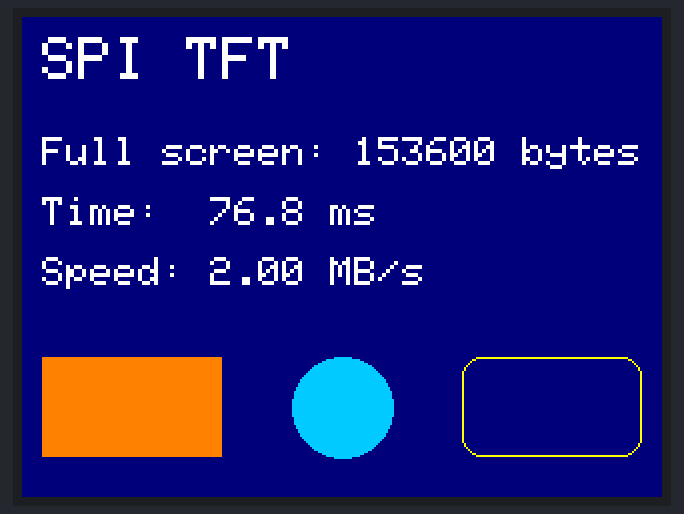
A program run on a simulated ESP32. Shown: 320×240 colour display. What the program prints to the serial monitor is not drawn.

Above: at 0.3 s.
At 3.4 s:
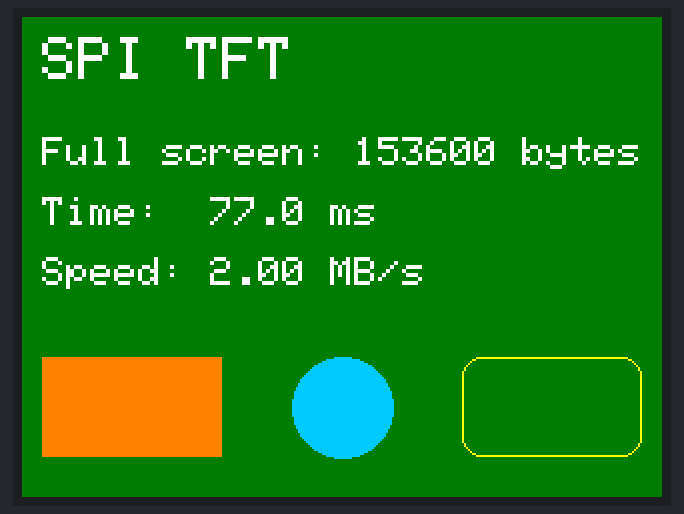
At 6.4 s:
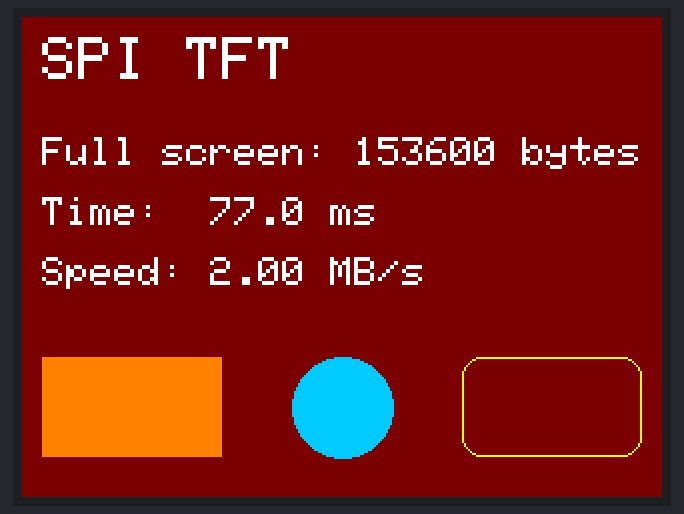
At 9.4 s:
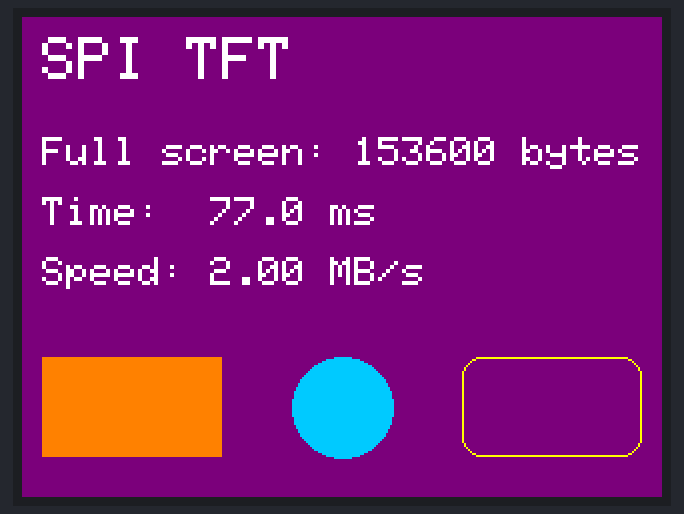
At 12.4 s:
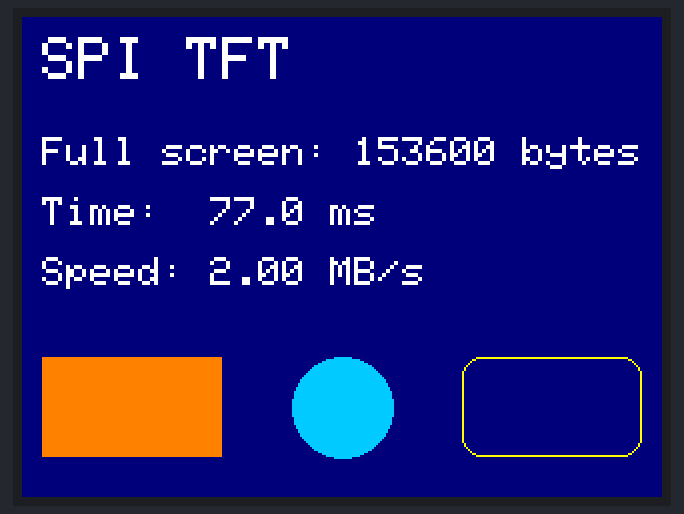

Measured:
- by itself, everything shown: repeats every 12.0 s, in 8 steps
- what the display in image 0 shows lasts 3.0 s, from 0.2 s to 3.2 s
- what the display in image 1 shows lasts 2.9 s, from 3.3 s to 6.2 s

The program:

main.cpp
```cpp
#include <Arduino.h>
#include <SPI.h>
#include <Adafruit_GFX.h>
#include <Adafruit_ILI9341.h>

// SPI data lines use the ESP32 default (VSPI) pins:
// MOSI = GPIO 23, MISO = GPIO 19, SCK = GPIO 18
constexpr uint8_t tftCsPin = 5;   // chip select: LOW = "I'm talking to you"
constexpr uint8_t tftDcPin = 16;  // data/command: tells the display what the bytes mean
constexpr uint8_t tftRstPin = 17; // reset

constexpr uint32_t spiFrequency = 40000000; // 40 MHz
constexpr uint32_t updateInterval = 3000;   // new colour every 3 s

// 320 x 240 pixels, 2 bytes (16 bit colour) per pixel
constexpr uint32_t screenBytes = 320UL * 240UL * 2UL;

// Create the display object. Without pin numbers for MOSI/SCK
// the library uses the hardware SPI on the default pins.
Adafruit_ILI9341 tft(tftCsPin, tftDcPin, tftRstPin);

// background colours in RGB565 format (5 bit red, 6 bit green, 5 bit blue)
constexpr uint8_t colorCount = 4;
const uint16_t colors[colorCount] = {ILI9341_NAVY, ILI9341_DARKGREEN, ILI9341_MAROON, ILI9341_PURPLE};

uint8_t colorIndex = 0;
uint32_t lastUpdateTime = 0;

// Fill the whole screen and measure how long the transfer takes.
void drawSpeedTest()
{
  // micros(): like millis(), but in microseconds – needed for short durations
  uint32_t start = micros();
  tft.fillScreen(colors[colorIndex]);
  uint32_t duration = micros() - start;

  // bytes per microsecond = megabytes per second
  float speed = (float)screenBytes / duration;

  // there is no buffer: every call is sent to the display immediately
  tft.setTextColor(ILI9341_WHITE);
  tft.setTextSize(3);
  tft.setCursor(10, 10);
  tft.println("SPI TFT");

  tft.setTextSize(2);
  tft.setCursor(10, 60);
  tft.printf("Full screen: %lu bytes\n", screenBytes);
  tft.setCursor(10, 90);
  tft.printf("Time:  %.1f ms\n", duration / 1000.0);
  tft.setCursor(10, 120);
  tft.printf("Speed: %.2f MB/s\n", speed);

  // a few shapes in custom colours: color565(red, green, blue) with 0-255 each
  tft.fillRect(10, 170, 90, 50, tft.color565(255, 128, 0));
  tft.fillCircle(160, 195, 25, tft.color565(0, 200, 255));
  tft.drawRoundRect(220, 170, 90, 50, 10, ILI9341_YELLOW);

  Serial.printf("fillScreen: %lu us -> %.2f MB/s\r\n", duration, speed);
}

void setup()
{
  Serial.begin(115200);

  // start SPI and initialize the display
  tft.begin(spiFrequency);
  tft.setRotation(1); // landscape: 320 x 240

  drawSpeedTest();
  lastUpdateTime = millis();
}

void loop()
{
  if (millis() - lastUpdateTime >= updateInterval)
  {
    lastUpdateTime = millis();
    colorIndex = (colorIndex + 1) % colorCount;
    drawSpeedTest();
  }
}
```
